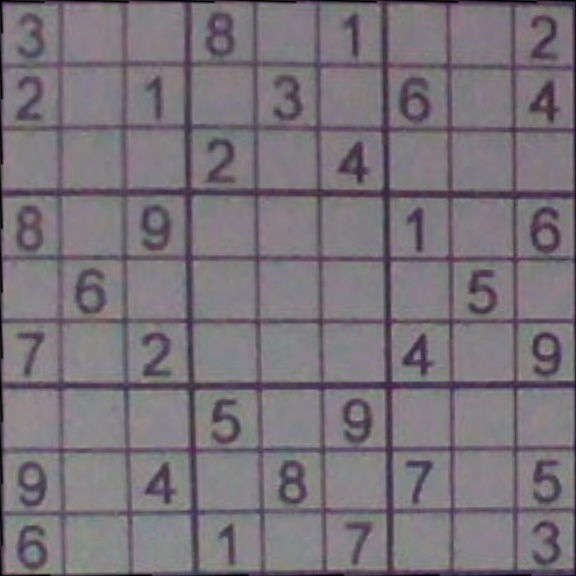
#> input picture Data/TestGrid2.jpg, 576 x 576 px, found by its file name
$ jupyter execute SudokoGridProceesed.ipynb
#> lines starting #> are read from the running program, lines starting #| are printed output that depends on the picture; after the words box and inside, x2 and y2 are one past the last pixel; in counts of white or black regions, pixels touching at a corner belong together
[cell 1]
import cv2
import numpy as np

[cell 2]
orginal_image = cv2.imread('TestGrid2.jpg',1)
#> orginal_image is the input picture: shape (576, 576, 3); mean B, G, R 121.2, 114.5, 120.8

[cell 3]
image_copy=orginal_image

[cell 4]
image_copy=cv2.rectangle(image_copy,(0,0),(450,450),(255,255,255),2)
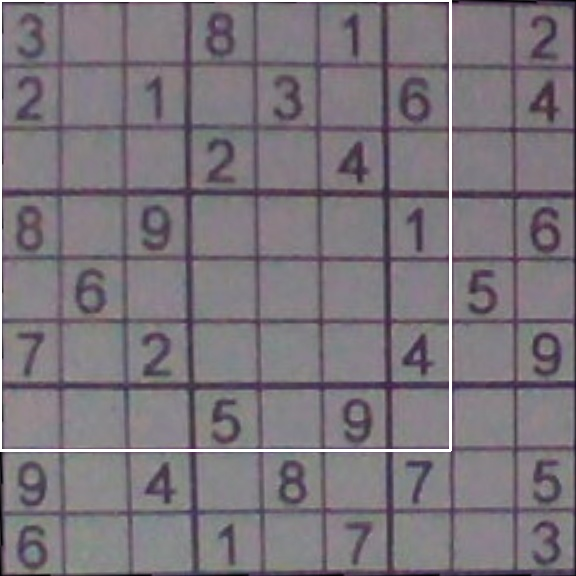
#> image_copy: shape (576, 576, 3); 1.35% of pixels changed, all inside (x1, y1, x2, y2) = (0, 0, 452, 452)

[cell 5]
kernel_sharpening = np.array([[-1,-1,-1],[-1,9,-1],[-1,-1,-1]])

sharpened = cv2.filter2D(image_copy, -1, kernel_sharpening)
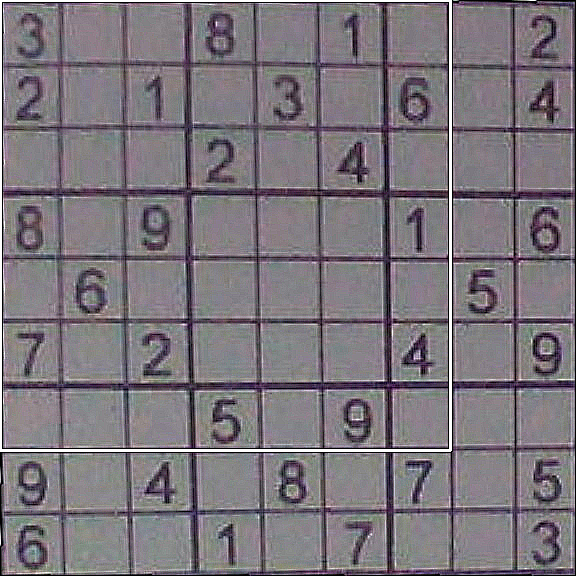
#> sharpened: shape (576, 576, 3); mean B, G, R 123.6, 117.2, 123.3

[cell 6]
gray_image = cv2.cvtColor(image_copy, cv2.COLOR_BGR2GRAY)

[cell 7]
blur = cv2.GaussianBlur(gray_image, (3,3), 0)
_, th3 = cv2.threshold(blur, 0, 255, cv2.THRESH_BINARY + cv2.THRESH_OTSU)
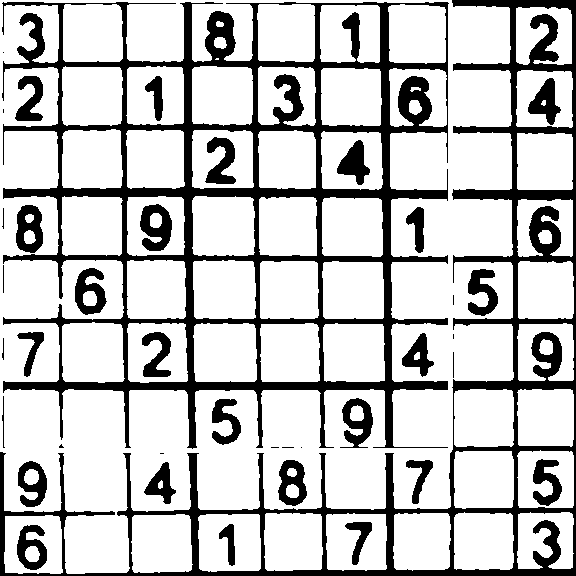
#> th3: shape (576, 576); 76.8% white; 39 black regions (9 under 20 px), largest, box (x1, y1, x2, y2) and area: (2, 2, 449, 449) 36649, (0, 0, 576, 576) 24171, (140, 204, 172, 251) 971
cv2.imshow("Guassian Otsu's Thresholding", th3)
cv2.waitKey(0)
ret,thresh2 = cv2.threshold(th3, 127, 255, cv2.THRESH_BINARY_INV)
cv2.imshow('2 Threshold Binary Inverse', thresh2)
cv2.waitKey(0)
cv2.destroyAllWindows()

[cell 8]
lines = cv2.HoughLines(thresh2, 0.5, np.pi/180, 230)
#> lines = 167 rows, first 8: [514, 0], [515, 0], [574, 0], [575, 0], [574, 1.57], [575, 1.57], [193, 1.57], [194, 1.57]

# We iterate through each line and convert it to the format
# required by cv.lines (i.e. requiring end points)
for line in lines:
    rho, theta = line[0]
#    if abs(theta)<(np.pi/4):
#       theta=0
#   else :
#       theta=(np.pi/2)
    a = np.cos(theta)
    b = np.sin(theta)
    x0 = a * rho
    y0 = b * rho
    x1 = int(x0 + 1000 * (-b))
    y1 = int(y0 + 1000 * (a))
    x2 = int(x0 - 1000 * (-b))
    y2 = int(y0 - 1000 * (a))
    cv2.line(th3, (x1, y1), (x2, y2), (255, 255, 255), 5)
#> this loop made 167 passes
#> (rho, theta, a, b, x0, y0, x1, y1) on passes 1 to 3: (514, 0, 1, 0, 514, 0, 514, 1000), (515, 0, 1, 0, 515, 0, 515, 1000), (574, 0, 1, 0, 574, 0, 574, 1000)
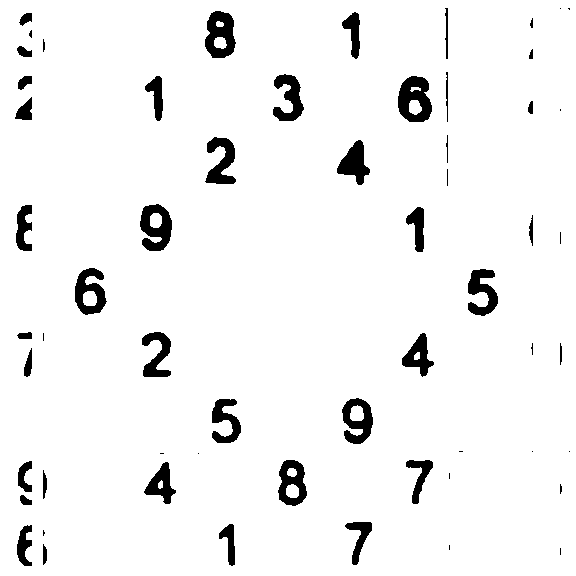
#> th3: shape (576, 576); 94.9% white; 59 black regions (18 under 20 px), largest, box (x1, y1, x2, y2) and area: (398, 76, 432, 122) 1064, (205, 11, 236, 58) 987, (140, 204, 172, 251) 971

cv2.imshow('Hough Lines', th3)
cv2.waitKey(0)
cv2.destroyAllWindows()

[cell 9]
cv2.imwrite('Processed2.jpg',thresh2)
cv2.imwrite('BinaryInversed2.jpg',th3)
cv2.imwrite('Binary2.jpg',th3)
#> Out = True

$ run again, with Data/SudokuTest1.jpg copied over Data/TestGrid2.jpg
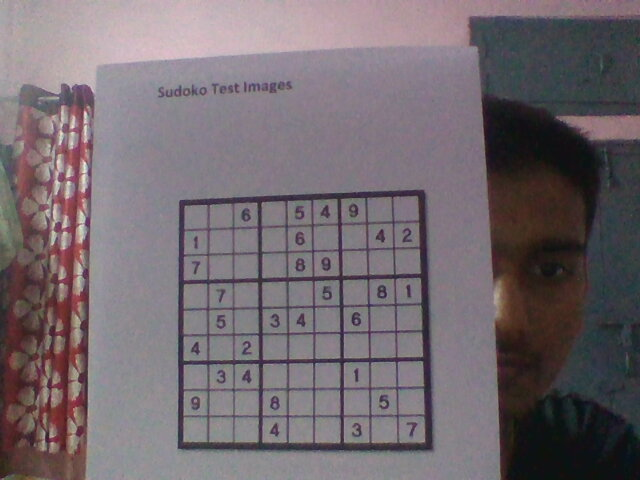
#> input picture Data/SudokuTest1.jpg, 640 x 480 px, found by its file name
#> orginal_image is the input picture: shape (480, 640, 3); mean B, G, R 110.9, 105.4, 114.9
#> image_copy: shape (480, 640, 3); 1.46% of pixels changed, all inside (x1, y1, x2, y2) = (0, 0, 452, 452)
#> `_, th3 = cv2.threshold(blur, 0, 255, cv2.THRESH_BINARY + cv2.THRESH_OT..`:
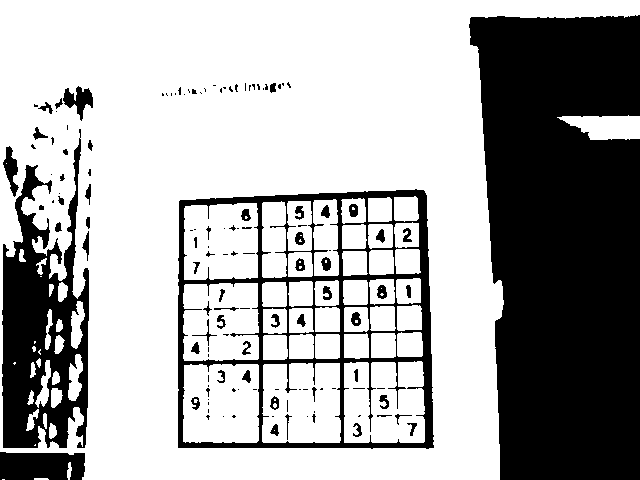
#> th3: shape (480, 640); 66.8% white; 132 black regions (75 under 20 px), largest, box (x1, y1, x2, y2) and area: (469, 15, 640, 480) 67846, (2, 129, 89, 448) 14474, (178, 189, 434, 449) 13036
#> lines = 1291 rows, first 8: [504, 0], [505, 0], [506, 0], [507, 0], [508, 0], [509, 0], [510, 0], [511, 0]
#> the loop `for line in lines:` made 1291 passes
#> (rho, theta, a, b, x0, y0, x1, y1) on passes 1 to 3: (504, 0, 1, 0, 504, 0, 504, 1000), (505, 0, 1, 0, 505, 0, 505, 1000), (506, 0, 1, 0, 506, 0, 506, 1000)
#> after the loop `for line in lines:`:
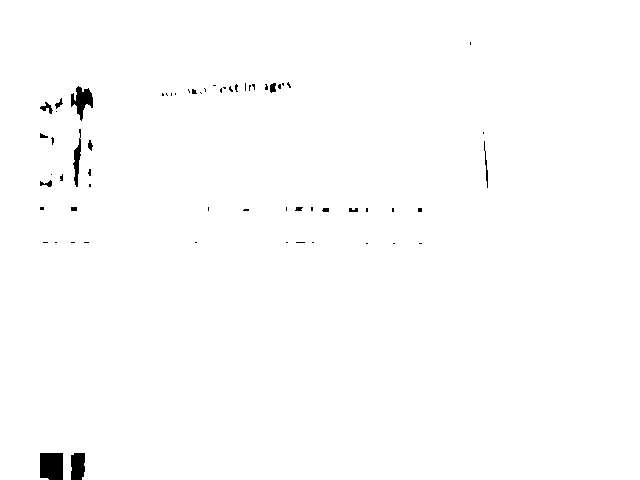
#> th3: shape (480, 640); 99.2% white; 62 black regions (47 under 20 px), largest, box (x1, y1, x2, y2) and area: (40, 453, 63, 480) 604, (71, 86, 93, 121) 391, (71, 453, 85, 480) 351
#> Out = True

$ run again, with Data/SudokuTest2.jpg copied over Data/TestGrid2.jpg
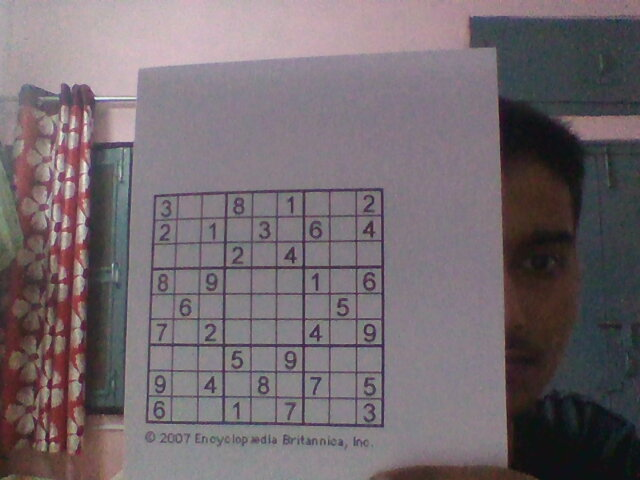
#> input picture Data/SudokuTest2.jpg, 640 x 480 px, found by its file name
#> orginal_image is the input picture: shape (480, 640, 3); mean B, G, R 110.8, 105.7, 115.7
#> image_copy: shape (480, 640, 3); 1.46% of pixels changed, all inside (x1, y1, x2, y2) = (0, 0, 452, 452)
#> `_, th3 = cv2.threshold(blur, 0, 255, cv2.THRESH_BINARY + cv2.THRESH_OT..`:
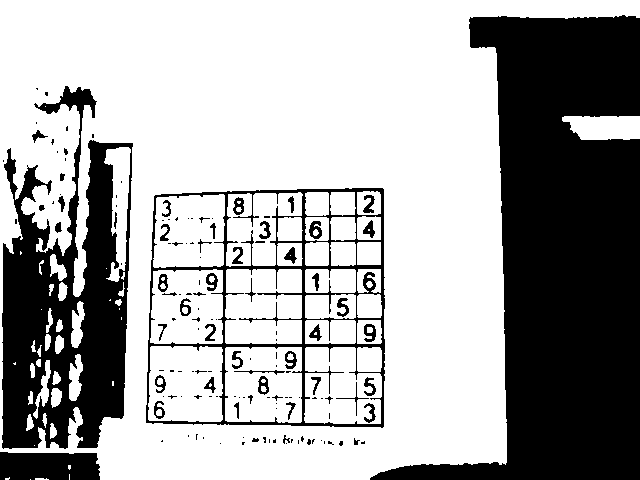
#> th3: shape (480, 640); 66% white; 144 black regions (92 under 20 px), largest, box (x1, y1, x2, y2) and area: (370, 15, 640, 480) 64893, (2, 86, 133, 449) 25669, (146, 188, 385, 428) 7219
#> lines = 1119 rows, first 8: [344, 1.57], [345, 1.57], [507, 0], [508, 0], [509, 0], [510, 0], [511, 0], [512, 0]
#> the loop `for line in lines:` made 1119 passes
#> (rho, theta, a, b, x0, y0, x1, y1) on passes 1 to 3: (344, 1.57, -4.37e-08, 1, -1.5e-05, 344, -1000, 343), (345, 1.57, -4.37e-08, 1, -1.51e-05, 345, -1000, 344), (507, 0, 1, 0, 507, 0, 507, 1000)
#> after the loop `for line in lines:`:
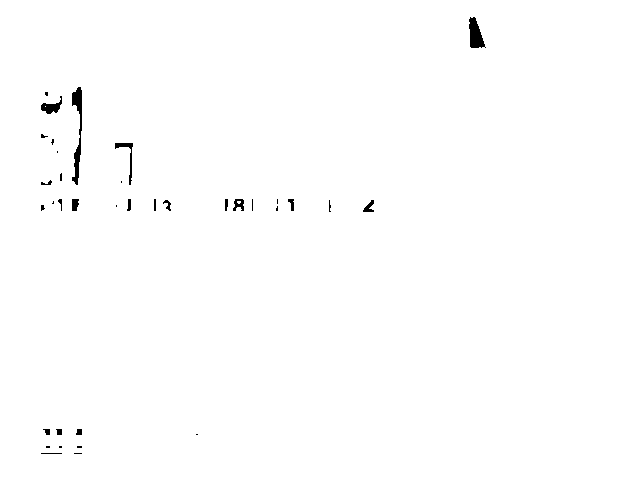
#> th3: shape (480, 640); 99.4% white; 36 black regions (18 under 20 px), largest, box (x1, y1, x2, y2) and area: (72, 87, 82, 185) 443, (469, 17, 486, 48) 328, (41, 96, 62, 114) 173
#> Out = True
